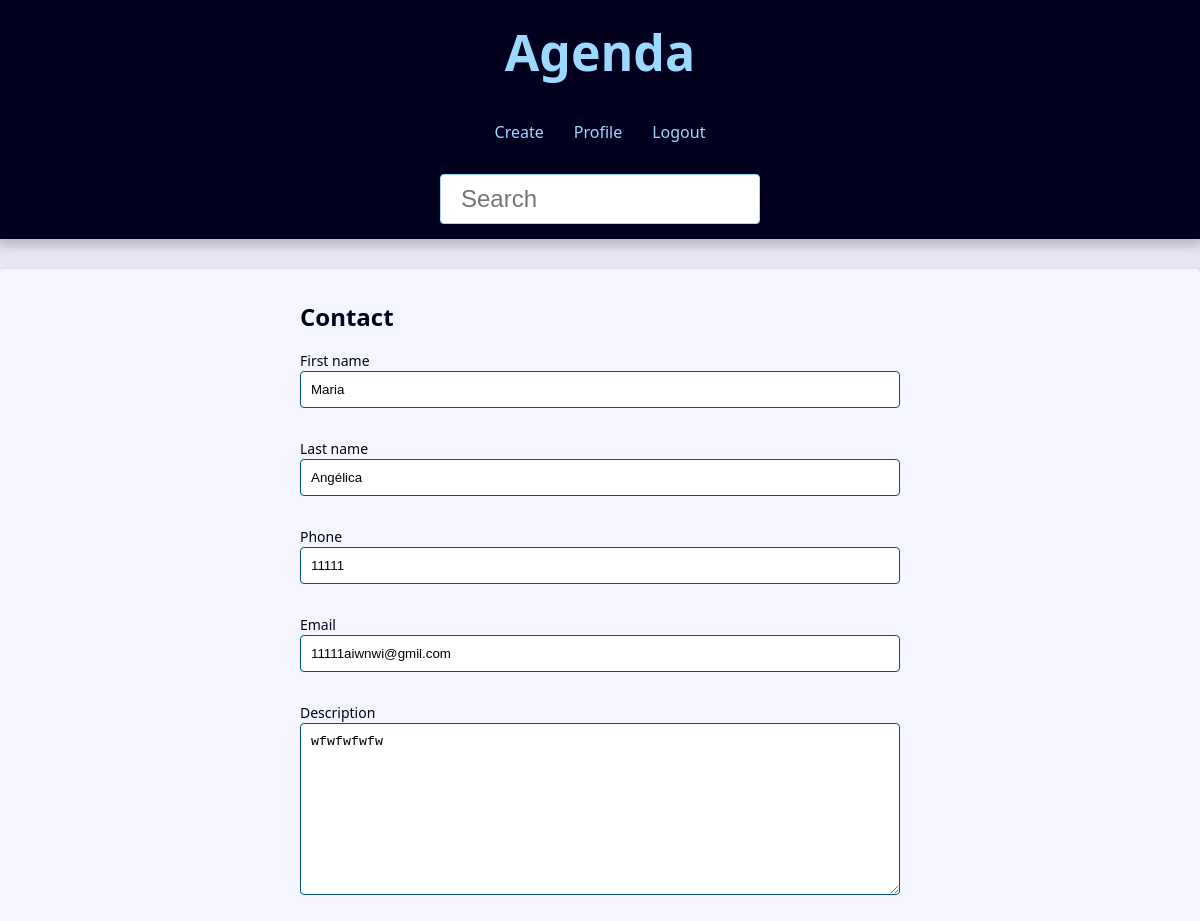
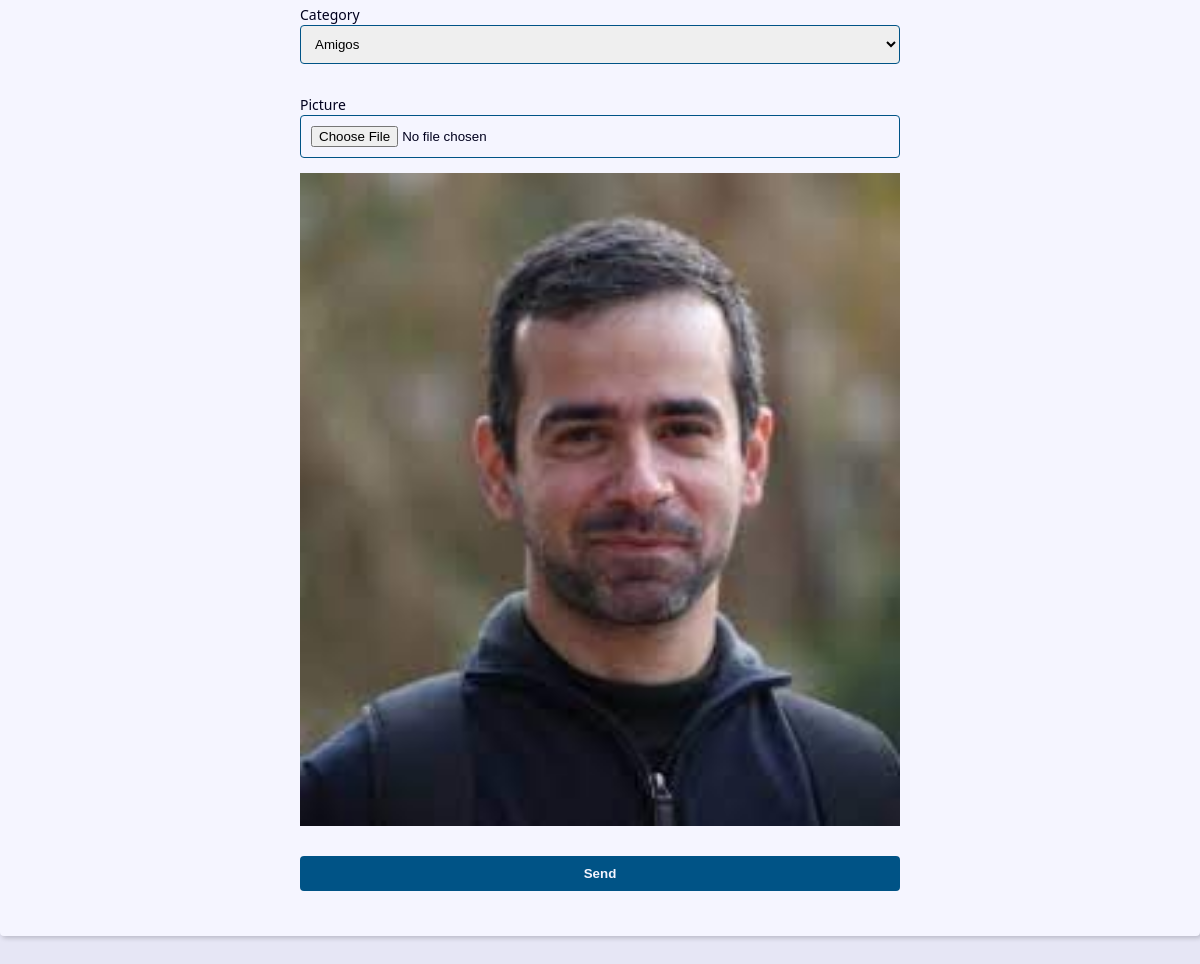
The page /contact/1009/update/ (signed in) on the database its author committed (2 pictures, top to bottom).
### contact/models.py (models this page shows, shortened)
class Contact(models.Model): #herda do models model, sintetizo uma tabela a partir disso
    class Meta:
        verbose_name = 'Contact'
        verbose_name_plural = 'Contacts' #corrije como fica ilustrado a descrição la no admin
    first_name = models.CharField(max_length=50) #sao por padrao obrigatorios caso estejam cadastrados aqui
    last_name = models.CharField(max_length=50, blank=True)
    phone = models.CharField(max_length=50) #o campo se torna opcional
    email = models.EmailField(max_length=200)
    created_date = models.DateTimeField(default=timezone.now) #valor padrao ao registrar no banc de dados
    description = models.TextField(blank=True)
    show = models.BooleanField(default=True) #saber se eu quero ou nao exibir o contato
    picture = models.ImageField(blank=True, upload_to='pictures/%Y/%m/') #upload_to fala onde deve ser enviada a imagem
    category = models.ForeignKey(Category, on_delete=models.SET_NULL, blank=True, null=True) #indico para qual eh apontada a chave e o que acontece ao apagar um contato
    owner = models.ForeignKey(User, on_delete=models.SET_NULL, blank=True, null=True)

### contact/views/contact_forms.py (the view, shortened to what this page needs)
# urls.py: path('contact/<int:contact_id>/update/', views.update, name='update'),
@login_required(login_url='contact:login')
def update(request, contact_id):
    contact = get_object_or_404(Contact, pk=contact_id, show=True, owner=request.user) # se eu n for o dono do usuario tbm ele levanta erro 404
    form_action = reverse('contact:update', args=(contact_id,)) #passo io parametro dinamico da url
    context = {
        'form' : ContactForm(instance=contact), #preenchendo a instancia do contato no formulario
        'form_action' : form_action
    }
    return render(
        request,
        'contact/create.html',
        context
    )

### contact/models.py (called while the page is built)
    def __str__(self) -> str:
        return self.name

### contact/templates/contact/create.html (shortened to what this page needs)
{% extends "global/base.html" %}
{% block content %}
 <div class="form-wrapper">
    <h2>Contact</h2>
    <form
      action="{{ form_action }}"
      method="POST"
      enctype="multipart/form-data"
    >
      <div class="form-content">
        {% for field in form %}
          <div class="form-group">
            <label for="{{ field.id_for_label }}"> {{field.label}} </label>
            {{ field }}
          </div>
          <div class="form-group">
            {% if field.name == 'picture' and field.value.url %}
              <img src="{{ field.value.url }}" alt="">
            {% endif %}
          </div>
        {% endfor %}
      <div class="form-content">
        <div class="form-group">
          <button class="btn" type="submit">Send</button>
        </div>
      </div>
    </form>
  </div>
{% endblock content %}

### base_static/global/css/style.css (style rules this page uses)
:root { --spacing: 1.5rem; --link-dark-color: rgb(0, 83, 134); --link-light-color: rgb(156, 217, 255); --clr-white: rgb(245, 245, 255); --clr-black: rgb(0, 0, 30); --clr-light-gray: rgb(230, 230, 245); --clr-dark-shadow-5: rgba(0, 0, 10, 5%); --clr-dark-shadow-10: rgba(0, 0, 10, 10%); --clr-dark-shadow-20: rgba(0, 0, 10, 20%); --clr-light-shadow-5: rgba(200, 200, 255, 5%); --clr-light-shadow-10: rgba(200, 200, 255, 10%); --clr-light-shadow-20: rgba(200, 200, 255, 20%); --main-page-width: 120rem; --table-min-width: 60rem; --biggest-font-size: 5rem; --bigger-font-size: 4rem; --big-font-size: 3.2rem; --medium-font-size: 2.4rem; --small-font-size: 1.6rem; --smaller-font-size: 1.4rem; --smallest-font-size: 1.2rem; --transition-fast: 300ms; --transition-medium: 600ms; --transition-slow: 1s; --default-border-radius: 4px; }
*, *::before, *::after { margin: 0; padding: 0; box-sizing: border-box; }
html { font-size: 62.5%; }
body { font-family: system-ui, -apple-system, BlinkMacSystemFont, 'Segoe UI', Roboto, Oxygen, Ubuntu, Cantarell, 'Open Sans', 'Helvetica Neue', sans-serif; line-height: 1.5; font-size: var(--small-font-size); color: var(--clr-black); -webkit-font-smoothing: antialiased; background: var(--clr-light-gray); }
img, svg { display: block; max-width: 100%; }
.form-wrapper { max-width: 60rem; margin: var(--spacing) auto; }
.form-content { margin: var(--spacing) 0; }
.form-group { display: flex; flex-direction: column; padding-bottom: var(--spacing); }
.form-group input, .form-group textarea, .form-group select { padding: 1rem; border-radius: var(--default-border-radius); border: 1px solid var(--link-dark-color); }
.form-group label { font-size: var(--smaller-font-size); }
.btn { background-color: var(--link-dark-color); color: var(--clr-white); font-weight: bold; border: none; padding: 1rem 2rem; border-radius: var(--default-border-radius); cursor: pointer; transition: filter var(--transition-fast) ease-in-out; }

### rows shown on the page
Contact: form "Maria" "Angélica" "11111" "11111aiwnwi@gmil.com" "wfwfwfwfw" "Amigos"

### other values the page prints
{{ field.label }} "First name" "Last name" "Phone" "Email" "Description" "Category" "Picture"
